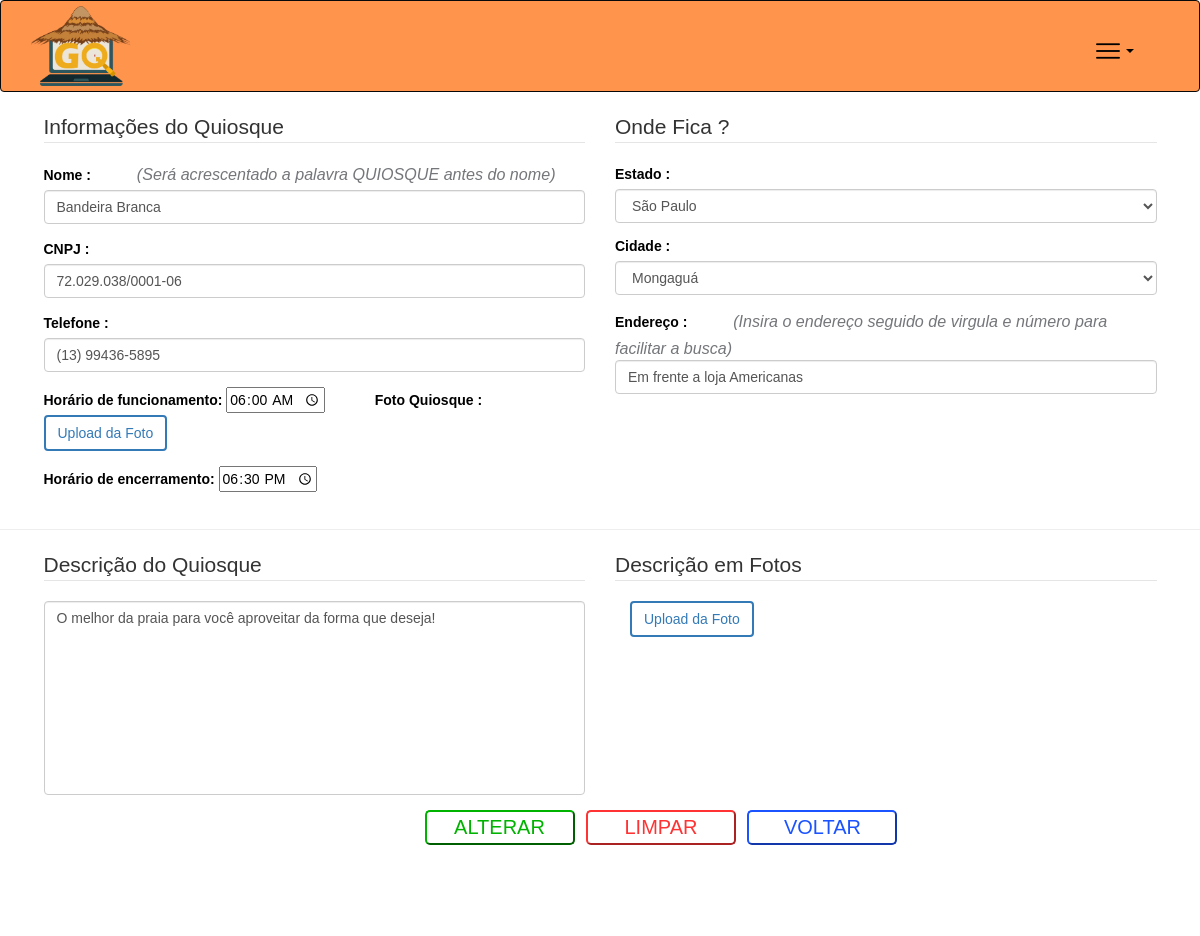
Page /alterCadastro.php?id=2 (signed in) on the committed database.
### tables this page shows
CREATE TABLE IF NOT EXISTS `quiosque` (
  `cd_quiosque` int(5) NOT NULL AUTO_INCREMENT,
  `nm_quiosque` varchar(50) NOT NULL,
  `nm_endereco` varchar(50) NOT NULL,
  `hr_quiosque_inicio` varchar(6) NOT NULL,
  `hr_quiosque_fim` varchar(6) NOT NULL,
  `nr_cnpj` varchar(20) NOT NULL,
  `ds_quiosque` varchar(5000) NOT NULL,
  `tel_quiosque` varchar(15) DEFAULT NULL,
  `id_pessoa` int(5) NOT NULL,
  `nm_cidade` varchar(50) NOT NULL,
  `nm_estado` varchar(50) NOT NULL,
  `img_quiosque` varchar(100) DEFAULT NULL,
  PRIMARY KEY (`cd_quiosque`),
  KEY `id_pessoa` (`id_pessoa`)
);

### alterCadastro.php (the view, shortened to what this page needs)
<?php
    $cd = $_GET['id'];
    include "conexao.php";
    $sql = $con->query("SELECT * FROM quiosque WHERE cd_quiosque ='$cd'");
    while($users = $sql->fetch(PDO::FETCH_OBJ)){
?>
<!DOCTYPE html>
<html>
<head>
    <link rel="stylesheet" href="https://maxcdn.bootstrapcdn.com/bootstrap/3.3.7/css/bootstrap.min.css">
    <link rel="stylesheet" href="https://cdnjs.cloudflare.com/ajax/libs/animate.css/3.5.2/animate.min.css">
    <link rel="stylesheet" href="css/estilo.css">
</head>
<body>
    <header>
		<?php
			if($_SESSION['tipo'] == "1"){
				include "headerProprietario.php";
			}
		?>
	</header>
	<form action="alterar_quiosque.php" method="POST" enctype="multipart/form-data">
            <div class="container-fluid">
                <div class="row">
                    <div class="col-sm-6">
                        <fieldset id="informacoesQuiosque">
                            <legend>Informações do Quiosque</legend>
                            <div class="form-group">
                                <label class="control-label" for="name">Nome :</label>&emsp;&emsp;&emsp; <i id="ita">(Será acrescentado a palavra QUIOSQUE antes do nome)</i>
                                <input name="nomeQq" type="text" maxlength="50" class="form-control" placeholder="Digite o nome do Quiosque" value="<?php echo $users->nm_quiosque; ?>" required/>
                            </div>
                            <div class="form-group">
                                <label for="cnpj">CNPJ :</label>
                                <input name="cnpj" type="text" maxlength="19" class="form-control" placeholder="Digite o CNPJ" value="<?php echo $users->nr_cnpj; ?>" required/>
                            </div>
                            <div class="form-group">
                                <label for="Telefone">Telefone :</label>
                                <input name="telefoneQq" type="text" class="form-control" value="<?php echo $users->tel_quiosque; ?>" name="telefone" placeholder="Ex.: 13 8847-4444" OnKeyPress="formatar('## ####-####', this)" maxlength="12">
                            </div>
                            <div class="form-group">
                                <label for="hora-cons">Horário de funcionamento: </label>
                                <input name="horaEntrada" id="hora-cons" type="time" name="hora-cons" value="<?php echo $users->hr_quiosque_inicio; ?>">
                                <label for="ftProprietario">Foto Quiosque :</label>
                                        <div class="fileUpload btn btn-primary">
                                            <span> Upload da Foto </span>
                                        </div>
                            </div>
                            <div class="form-group">
                                <label for="hora-cons">Horário de encerramento: </label>
                                <input name="horaSaida" id="hora-cons" type="time" name="hora-cons" value="<?php echo $users->hr_quiosque_fim; ?>">
                            </div>
                        </fieldset>
                    </div>
                    <div class="col-sm-6">
                        <fieldset id="informacoesLugar">
                            <legend>Onde Fica ?</legend>
                            <div class="form-group">
                                <label style="margin-top: 1px;">Estado :</label>
                                <select name="estado" class="form-control">
    								<option selected name="sp" value="SP - São Paulo">São Paulo</option>
    							</select>
                                <label style="margin-top: 13px;">Cidade :</label>
                                <select id="gate" name="cidade" class="form-control">
    								<option value="Mongaguá">Mongaguá</option>
    							</select>
                            </div>
                            <div class="form-group">
                                <label for="endereco">Endereço : </label>&emsp;&emsp;&emsp; <i id="ita">(Insira o endereço seguido de virgula e número para facilitar a busca)</i></label>
                                <input name="enderecoQq" type="text" maxlength="50" class="form-control" value="<?php echo $users->nm_endereco; ?>" placeholder="Digite seu endereço" required/>
                            </div>
                        </fieldset>
                    </div>
                </div>
            </div>
        <hr>
            <div class="container-fluid">
                <div class="row">
                    <div class="col-sm-6">
                        <fieldset id="descricaoQuiosque">
                            <legend>Descrição do Quiosque</legend>
                            <div class="form-group shadow-textarea">
                                <textarea name="descricaoQq" maxlength="5000" style="resize: none; text-align: justify;" class="form-control z-depth-1" rows="9" placeholder="Ex.: Este quiosque oferece total conforto e qualidade, desde a estrutura, até as refeições feitas à você! Aceitamos cartão e cobramos o consumo por pessoa! Venha nos visitar!"><?php echo $users->ds_quiosque;?></textarea>
                            </div>
                        </fieldset>
                    </div>
                    <div class="col-sm-6">
                        <fieldset id="descricaoFotos">
                            <legend>Descrição em Fotos</legend>
                            <div class="col-sm-3">
                                <div class="form-group">
                                    <div class="fileUpload btn btn-primary">
                                        <span> Upload da Foto </span>
                                    </div>
                                </div>
                        </fieldset>
                    </div>
                </div>
            </div>
        <div class="container-fluid">
            <div class="row">
                <div class="col-sm-12">
                    <div class="form-group">
                        <div class="buttons-cadasto">
                            <input id="buttonCadastroQuiosque" type="submit" name="tcadastrar" value="ALTERAR" />
                            <input id="buttonLimparQuiosque" type="reset" name="tlimpar" value="LIMPAR" />
                            <input id="buttonVoltarQuiosque" type="button" name="tvoltar" value="VOLTAR" onclick="javascript: location.href='proprietarioLogado.php'" />
                        </div>
                    </div>
                </div>
            </div>
        </div>
    </form>
</body>
<?php
    }
?>
</html>

### headerProprietario.php (shortened to what this page needs)
<nav class="navbar navbar-inverse">
           <div class="container-fluid">
               <div class="navbar-header">
                   <a id="imagemheader" title="Ir para a página inicial" href="index.php"><img id="imgLogo" src="img/icone2.png" height="80px" width="100px"/></a>
               </div>
               <ul class="nav navbar-nav navbar-right" id="positionButtons">
                   <li class="dropdown">
                       <a id="" class="dropdown-toggle" data-toggle="dropdown" href="#">
           <img  src="img/menu.png"/>
       <span class="caret"></span></a>
                   </li>
               </ul>
           </div>
       </nav>

### css/estilo.css (style rules this page uses)
body { font-family: Arial, sans-serif; background-color: white; color: rgba(0, 0, 0, 1); }
i { color: #74767a; font-size: 115%; }
.navbar-inverse { position: relative; background-color: #ff944d; padding: 0; }
.navbar-inverse .navbar-nav>li>a { color: black; }
#imgLogo { margin-top: 5px; margin-bottom: 5px; margin-left: 15px; }
#positionButtons { margin-top: 2%; margin-right: 3%; float: right; }
#informacoesQuiosque { margin-left: 5%; }
#informacoesLugar { margin-right: 5%; }
#descricaoQuiosque { margin-left: 5%; }
#descricaoFotos { margin-right: 5%; }
.fileUpload { position: relative; overflow: hidden; margin: 0px; border: 2px solid #337ab7; color: #337ab7; background-color: white; }
.buttons-cadasto { margin-left: 35%; }
#buttonCadastroQuiosque { width: 150px; height: 35px; border-color: #00b300; background-color: white; color: #00b300; border-radius: 5px 5px 5px 5px; font-size: 20px; margin-bottom: 10%; }
#buttonLimparQuiosque { width: 150px; height: 35px; border-color: #ff3333; background-color: white; color: #ff3333; border-radius: 5px 5px 5px 5px; font-size: 20px; margin-bottom: 10%; margin-left: 1%; margin-right: 1%; }
#buttonVoltarQuiosque { width: 150px; height: 35px; border-color: #1a53ff; background-color: white; color: #1a53ff; border-radius: 5px 5px 5px 5px; font-size: 20px; margin-bottom: 10%; }
.container-fluid>.navbar-collapse, .container-fluid>.navbar-header, .container>.navbar-collapse, .container>.navbar-header { margin-right: 0; margin-left: 0; width: 35%; }

### rows in the picture
quiosque: nomeQq "Bandeira Branca", cnpj "72.029.038/0001-06", telefoneQq "(13) 99436-5895", horaEntrada "06:00", horaSaida "18:30", enderecoQq "Em frente a loja Americanas", descricaoQq "O melhor da praia para você aproveitar da forma que deseja!"
